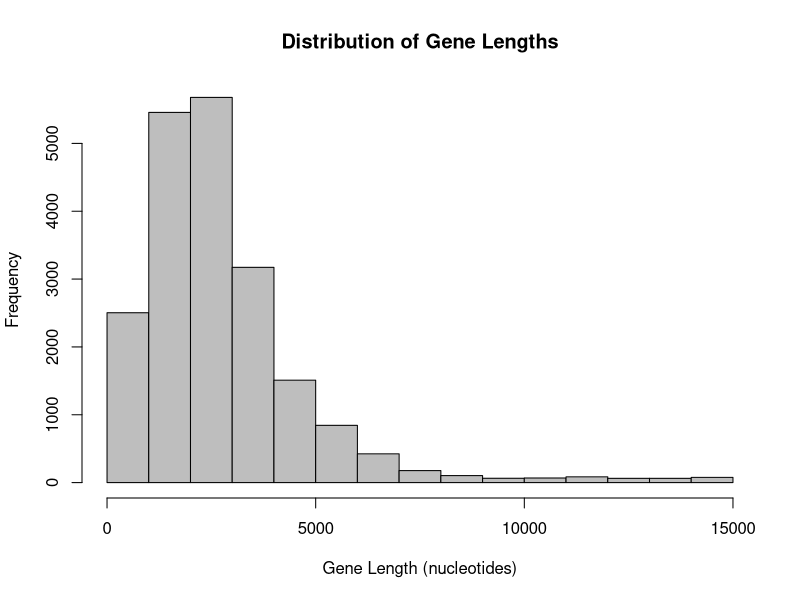
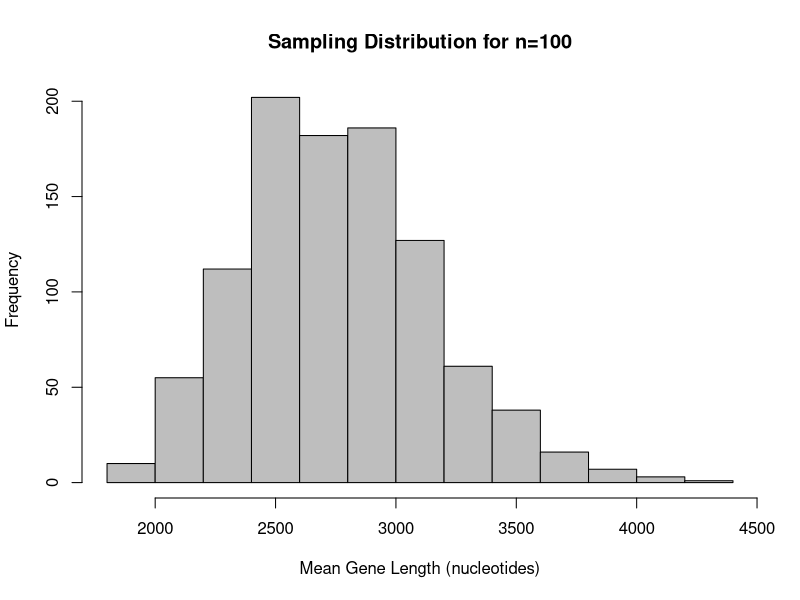

Recreate these plots in R, in order.
###################### Lab 4 #########################
# Session -> Set Working Directory -> Choose Directory(choose the directory where you download your data)

# Import it into RStudio and call the data frame genes
data <- read.csv("Handout4_genes.csv", header = T) # a data frame
genes <- data$nucleotides

hist(genes, main = "Distribution of Gene Lengths", xlab = "Gene Length (nucleotides)", right = F, col = "grey")

# calculate the population mean, μ, and standard deviation, σ
mean(genes) # Prelab problem 1
sd(genes)  

# From CLT, the standard deviation of the sampling distribution is
n <- 25 # the sample size
se <- sd(genes)/sqrt(n)
sd(genes)/sqrt(150) # Prelab problem 2


# Draw a sample of n=100 from the vector genes
mysample <- sample(genes, size = n)
mean(mysample)

# Create empty vector to store means
mymeans <- numeric(0)
# Generate 1,000 random samples and store means
for (i in 1:1000) {
  x <- sample(genes, size = n)
  mymeans[i] <- mean(x)
}

# Histogram of sampling distribution
hist(mymeans, main = "Sampling Distribution for n=100", xlab = "Mean Gene Length (nucleotides)", right = F, col = "grey")
mean(mymeans)
